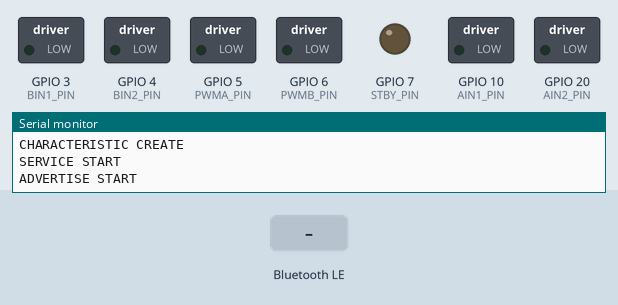
Bench run of a program on a simulated ESP32-C3. Parts: switched loads named in the program (green lamp = pin HIGH), output pins drawn as LEDs (lit = HIGH), the last lines printed to the serial monitor. The inputs (shaded band) are chosen by the test bench. Nothing arrives over Bluetooth unless stated; a phone connects over Bluetooth LE 3 s after start.

Above: at 1.2 s.
1.3 s: Bluetooth LE write "1" received
At 3.4 s:
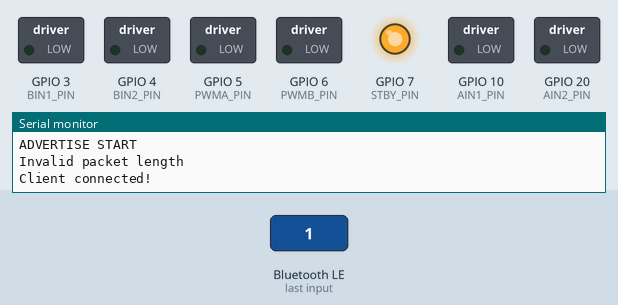
Timing chart, 0 to 4.9 s (numbered marks = the images above; inputs shaded):
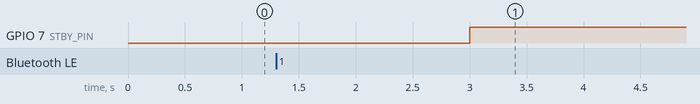

The program:

main.cpp
```cpp
// (licence header left out)
#include <Arduino.h>
#include <NimBLEDevice.h>

/* Pin definitions */
/* This pin reads the voltage of the battery through a voltage divider to calculate the percentage
   of the battery.
 */
const uint8_t BAT_VOLT_PIN = 0;

/* This pin detects spike in current draw from the motor driver using a shunt resistor so that it
 * can shut off the motor before it causes any hardware damage.
 */
const uint8_t CURR_SENSE_PIN = 1;

/* Pins related to motor driver. */
const uint8_t AIN1_PIN = 10;
const uint8_t AIN2_PIN = 20;
const uint8_t BIN1_PIN = 3;
const uint8_t BIN2_PIN = 4;
const uint8_t PWMA_PIN = 5;
const uint8_t PWMB_PIN = 6;
/* STBY pin is a pin on the motor driver. When it is pulled LOW, it turns off all motors
 * We pull it high so that it turns on.
 */
const uint8_t STBY_PIN = 7;

unsigned long lastPacketMs = 0; /* Store when the last packet was recieved. */
const unsigned long SAFETY_TIMEOUT_MS = 500; /* Stop if no packet recieved within SAFETY_TIMEOUT_MS
                                                ms */

void stopMotors() {
    digitalWrite(AIN1_PIN, LOW);
    digitalWrite(AIN2_PIN, LOW);
    digitalWrite(BIN1_PIN, LOW);
    digitalWrite(BIN2_PIN, LOW);
    analogWrite(PWMA_PIN, 0);
    analogWrite(PWMB_PIN, 0);
}

/* UUID of BLE service. */
const char* SERVICE_UUID = "91fb9ba5-7485-4dc1-9bac-a9889bc524b9";
/* UUID of characteristic. */
const char* CHARACTERISTIC_UUID = "e942f3ad-99c0-48a0-94ad-43792af38a88";

NimBLEServer* pServer = nullptr;
NimBLECharacteristic* pCharacteristic = nullptr;

/* Create a class that inherits from NimBLECharacteristicCallbacks for BLE callbacks. */
class Callbacks : public NimBLECharacteristicCallbacks {
    /* Override the builtin onWrite function from NimBLECharacteristicCallbacks. */
    void onWrite(NimBLECharacteristic* pCharacteristic, NimBLEConnInfo& connInfo) override {
        /* This runs automatically whenever the client writes to this characteristic. */
        std::string value = pCharacteristic->getValue(); /* Get bytes sent by the client. */

        if (value.length() != 4) {
            Serial.println("Invalid packet length");
            return;
        }

        uint8_t leftDir    = value[0];
        uint8_t leftSpeed  = value[1];
        uint8_t rightDir   = value[2];
        uint8_t rightSpeed = value[3];

        if (leftSpeed == 0) {
            digitalWrite(AIN1_PIN, LOW);
            digitalWrite(AIN2_PIN, LOW);
        } else if (leftDir == 1) {
            digitalWrite(AIN1_PIN, LOW);
            digitalWrite(AIN2_PIN, HIGH);
        } else {
            digitalWrite(AIN1_PIN, HIGH);
            digitalWrite(AIN2_PIN, LOW);
        }

        if (rightSpeed == 0) {
            digitalWrite(BIN1_PIN, LOW);
            digitalWrite(BIN2_PIN, LOW);
        } else if (rightDir == 1) {
            digitalWrite(BIN1_PIN, LOW);
            digitalWrite(BIN2_PIN, HIGH);
        } else {
            digitalWrite(BIN1_PIN, HIGH);
            digitalWrite(BIN2_PIN, LOW);
        }

        analogWrite(PWMA_PIN, leftSpeed);
        analogWrite(PWMB_PIN, rightSpeed);

        lastPacketMs = millis();
    }
};

class ServerCallbacks : public NimBLEServerCallbacks {
    void onConnect(NimBLEServer* pServer, NimBLEConnInfo& connInfo) override {
        Serial.println("Client connected!");
        digitalWrite(STBY_PIN, HIGH);
        stopMotors();
        lastPacketMs = millis();
    }

    void onDisconnect(NimBLEServer* pServer, NimBLEConnInfo& connInfo, int reason) override {
        Serial.printf("Client disconnected, reason: %d\n", reason);
        stopMotors();
        digitalWrite(STBY_PIN, LOW);
        NimBLEDevice::startAdvertising();
    }
};

void setup() {
    Serial.begin(115200);
    Serial.println("Starting");

    pinMode(BAT_VOLT_PIN, INPUT);
    pinMode(CURR_SENSE_PIN, INPUT);
    pinMode(AIN1_PIN, OUTPUT);
    pinMode(AIN2_PIN, OUTPUT);
    pinMode(BIN1_PIN, OUTPUT);
    pinMode(BIN2_PIN, OUTPUT);
    pinMode(PWMA_PIN, OUTPUT);
    pinMode(PWMB_PIN, OUTPUT);
    pinMode(STBY_PIN, OUTPUT);

    /* Set PWM frequency to 20kHz to remove motor whining sounds */
    analogWriteFrequency(PWMA_PIN, 20000);
    analogWriteFrequency(PWMB_PIN, 20000);
    /* Set 8-bit resolution for PWM (0-255) */
    analogWriteResolution(PWMA_PIN, 8);
    analogWriteResolution(PWMB_PIN, 8);

    stopMotors();
    digitalWrite(STBY_PIN, LOW);

    /* Initialize BLE with the name esp32c3-ble-n20-rover. */
    NimBLEDevice::init("esp32c3-ble-n20-rover");
    Serial.println("BLE INIT");
    /* Create BLE server */
    pServer = NimBLEDevice::createServer();
    pServer->setCallbacks(new ServerCallbacks());
    Serial.println("SERVER CREATE");
    /* Create service */
    NimBLEService* pService = pServer->createService(SERVICE_UUID);
    Serial.println("SERVICE CREATE");

    pCharacteristic = pService->createCharacteristic(
        CHARACTERISTIC_UUID,
        NIMBLE_PROPERTY::WRITE_NR /* WRITE_NR means client can write bytes without response. */
    );
    Serial.println("CHARACTERISTIC CREATE");
    /* Attach callback to pCharacteristic */
    pCharacteristic->setCallbacks(new Callbacks());

    /* Activate the service */
    pService->start();
    Serial.println("SERVICE START");
    /* Advertise the service */
    NimBLEAdvertising* pAdvertising = NimBLEDevice::getAdvertising();
    pAdvertising->addServiceUUID(SERVICE_UUID);
    pAdvertising->enableScanResponse(true);
    NimBLEDevice::startAdvertising();
    Serial.println("ADVERTISE START");
}

void loop() {
    /* If connected but no packets arrive for > SAFETY_TIMEOUT_MS ms, force stop the motors */
    if (pServer->getConnectedCount() > 0 && lastPacketMs > 0) {
        if (millis() - lastPacketMs > SAFETY_TIMEOUT_MS) {
            stopMotors();
        }
    }
    /* Give FreeRTOS time to manage system tasks */
    vTaskDelay(pdMS_TO_TICKS(10));
}
```
